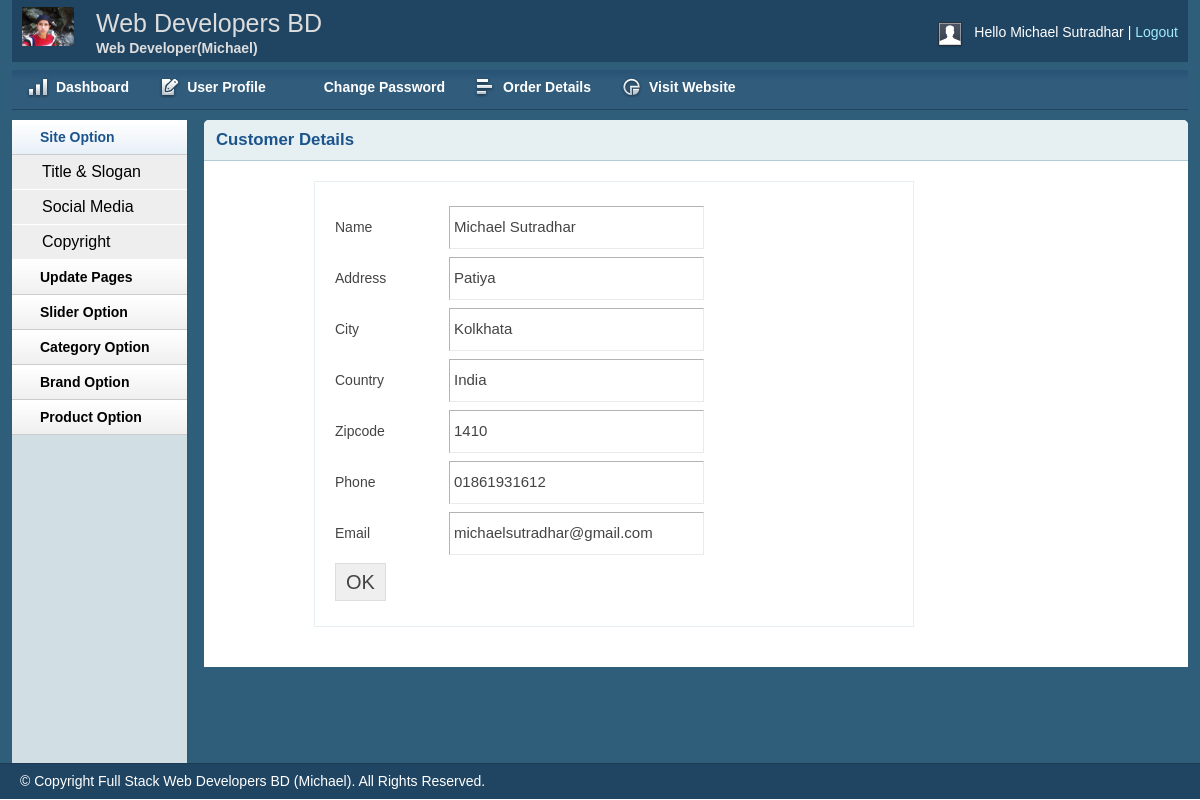
The app's page /shop/admin/viewcustomer.php?custId=13 (signed in) with its own data.
### tables this page shows
CREATE TABLE `tbl_customer` (
  `id` int(11) NOT NULL,
  `name` varchar(255) NOT NULL,
  `address` text NOT NULL,
  `city` varchar(30) NOT NULL,
  `country` varchar(30) NOT NULL,
  `zip` varchar(30) NOT NULL,
  `phone` varchar(30) NOT NULL,
  `email` varchar(255) NOT NULL,
  `password` varchar(32) NOT NULL,
  `status` int(11) NOT NULL DEFAULT '0'
);

CREATE TABLE `tbl_city` (
  `city_id` int(11) NOT NULL,
  `cityName` varchar(255) NOT NULL,
  `country_id` int(11) NOT NULL
);

CREATE TABLE `tbl_country` (
  `country_id` int(11) NOT NULL,
  `countryName` varchar(255) NOT NULL
);

### shop/lib/Database.php (called while the page is built, shortened)
<?php
Class Database{
 public $host   = DB_HOST;
 public $user   = DB_USER;
 public $pass   = DB_PASS;
 public $dbname = DB_NAME;
 public $link;
private function connectDB(){
 $this->link = new mysqli($this->host, $this->user, $this->pass,
  $this->dbname);
 }
public function select($query){
  $result = $this->link->query($query) or
   die($this->link->error.__LINE__);
  if($result->num_rows > 0){
    return $result;
  } else {
    return false;
  }
 }
}

### shop/classes/Customer.php (called while the page is built, shortened)
<?php
    $filepath = realpath(dirname(__FILE__));
    include_once ($filepath.'/../lib/Database.php');
?>
<?php
class Customer{
    private $db;
    public function __construct() {
        $this->db = new Database();
    }
    public function customerData($id){
        $query = "SELECT cust.*,c.countryName,ci.cityName
                  FROM tbl_customer as cust,tbl_country as c,tbl_city as ci
                  WHERE cust.country = c.country_id AND cust.city = ci.city_id
                  AND id = '$id'";
        $result = $this->db->select($query);
        return $result;
    }
}

### shop/admin/viewcustomer.php (the view, shortened to what this page needs)
<?php include 'inc/header.php';?>
<?php include 'inc/sidebar.php';?>
<?php
    $filepath = realpath(dirname(__FILE__));
    include_once ($filepath.'/../classes/Customer.php');
?>
<?php
if(!isset($_GET['custId']) OR $_GET['custId'] == NULL){
    echo "<script>window.location = 'inbox.php';</script>";
}else{
     $id = preg_replace('/[^-a-zA-Z0-9_]/','',$_GET['custId']);
}
?>
        <div class="grid_10">
            <div class="box round first grid">
                <h2>Customer Details</h2>
               <div class="block copyblock">
                   <?php
                  $customer = new Customer();
                   $getCustomer = $customer->customerData($id);
                   if($getCustomer){
                       while ($result = $getCustomer->fetch_assoc()){
                   ?>
                   <form action="" method="post">
                    <table class="form" >
                        <tr>
                            <td>Name</td>
                            <td>
                                <input type="text" readonly="readonly" value="<?php echo $result['name'];?>" class="medium" />
                            </td>
                        </tr>
                         <tr>
                            <td>Address</td>
                            <td>
                                <input type="text" readonly="readonly" value="<?php echo $result['address'];?>" class="medium" />
                            </td>
                        </tr>
                         <tr>
                            <td>City</td>
                            <td>
                                <input type="text" readonly="readonly" value="<?php echo $result['cityName'];?>" class="medium" />
                            </td>
                        </tr>
                         <tr>
                            <td>Country</td>
                            <td>
                                <input type="text" readonly="readonly" value="<?php echo $result['countryName'];?>" class="medium" />
                            </td>
                        </tr>
                         <tr>
                            <td>Zipcode</td>
                            <td>
                                <input type="text" readonly="readonly" value="<?php echo $result['zip'];?>" class="medium" />
                            </td>
                        </tr>
                         <tr>
                            <td>Phone</td>
                            <td>
                                <input type="text" readonly="readonly" value="<?php echo $result['phone'];?>" class="medium" />
                            </td>
                        </tr>
                         <tr>
                            <td>Email</td>
                            <td>
                                <input type="text" readonly="readonly" value="<?php echo $result['email'];?>" class="medium" />
                            </td>
                        </tr>
			<tr>
                            <td>
                                <input type="submit" name="submit" Value="OK" />
                            </td>
                        </tr>
                    </table>
                    </form>
                   <?php } } ;?>
                </div>
            </div>
        </div>
<?php include 'inc/footer.php';?>

### shop/admin/css/text.css (style rules this page uses)
body { font: 13px/1.5 Tahoma, Helvetica, Arial, 'Liberation Sans', FreeSans, sans-serif; }
h2 { font-size: 23px; }
p, dl, hr, h1, h2, h3, h4, h5, h6, ol, ul, pre, table, address, fieldset { margin-bottom: 20px; }

### shop/admin/css/grid.css (style rules this page uses)
.grid_1, .grid_2, .grid_3, .grid_4, .grid_5, .grid_6, .grid_7, .grid_8, .grid_9, .grid_10, .grid_11, .grid_12, .grid_13, .grid_14, .grid_15, .grid_16 { display: inline; float: left; margin-left: 1%; margin-right: 1%; }
.container_12 .grid_10 { width: 81.333%; }

### shop/admin/css/layout.css (style rules this page uses)
body { background: #fff none repeat scroll 0 0; color: #444; font-size: 14px; padding: 0; }
h1, h2, h3, h4, h5, h6 { line-height:1.2em; margin-bottom:.3em; }
h2 { margin-top:1em; }
.box { background:#fff; margin-bottom:20px; padding:10px 10px 10px 10px; margin-left:-8px; }
.box.grid { padding-bottom:40px; }
.box.round { -moz-border-radius: 5px 5px 0px 0px; -webkit-border-radius: 5px 5px 0px 0px; border-radius: 5px 5px 0px 0px; }
.box h2 { font-size:1.2em; font-weight:bold; color:#1B548D; background:#E6F0F3; margin:-10px -10px 0 -10px; padding:10px 12px; border-bottom:1px solid #B3CBD6; -moz-border-radius: 5px 5px 0px 0px; -webkit-border-radius: 5px 5px 0px 0px; border-radius: 5px 5px 0px 0px; }
.box.first { min-height: 406px; }
.block { padding-top:20px; }
.copyblock { border: 1px solid #e6f0f3; line-height: 32px; margin-left: 100px; margin-top: 20px; padding-left: 20px; width: 600px; }
table.form { width:100%; }
table.form td { padding:4px 0px; }
table.form input, table.form select { font-size: 15px; padding: 4px 4px 5px 4px; border-top: 1px solid #b3b3b3; border-left: 1px solid #b3b3b3; border-right: 1px solid #eaeaea; border-bottom: 1px solid #eaeaea; }
table.form input[type="submit"] { border: 1px solid #ddd; color: #444; cursor: pointer; font-size: 20px; padding: 2px 10px; }
input.medium { width: 55%; }
.block { padding-bottom:1px; }

### records on screen
tbl_customer: name "Michael Sutradhar", address "Patiya", cityName "Kolkhata", countryName "India", zip "1410", phone "01861931612", email "michaelsutradhar@gmail.com"

### other values on screen
Session::get('adminName') "Michael Sutradhar"
